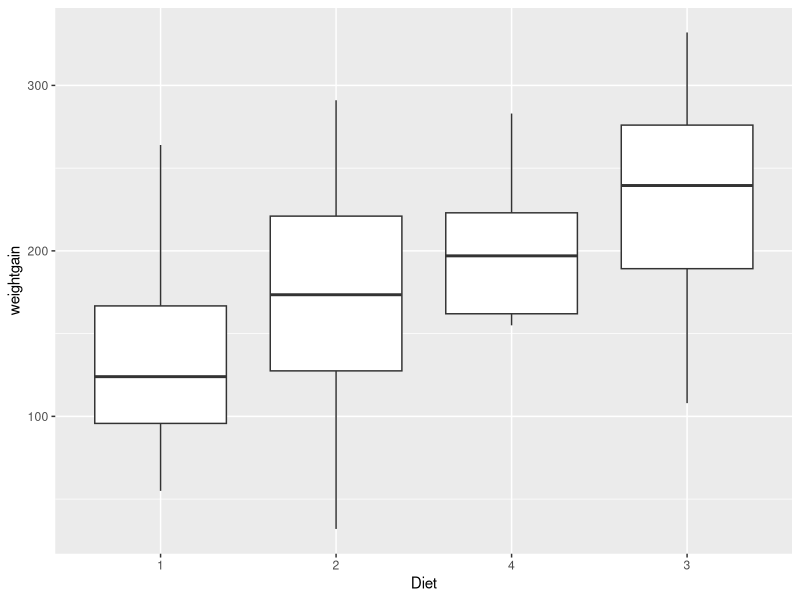
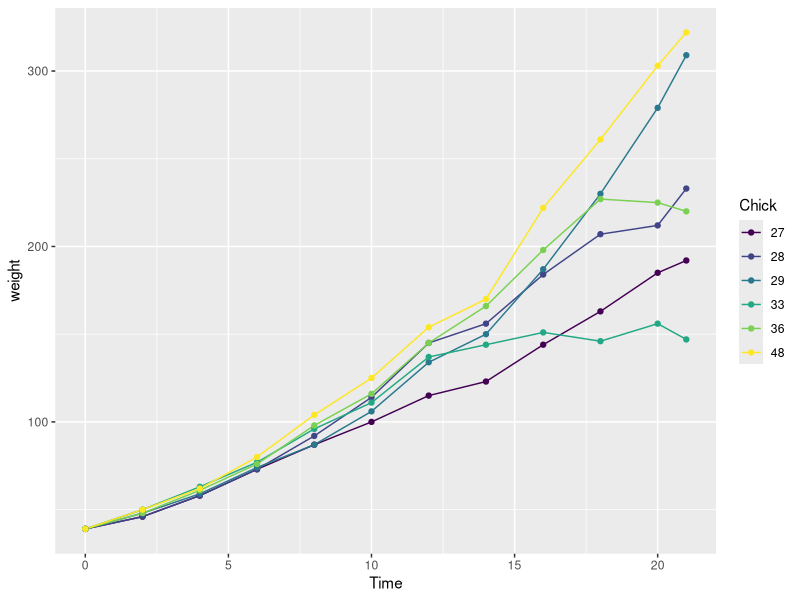
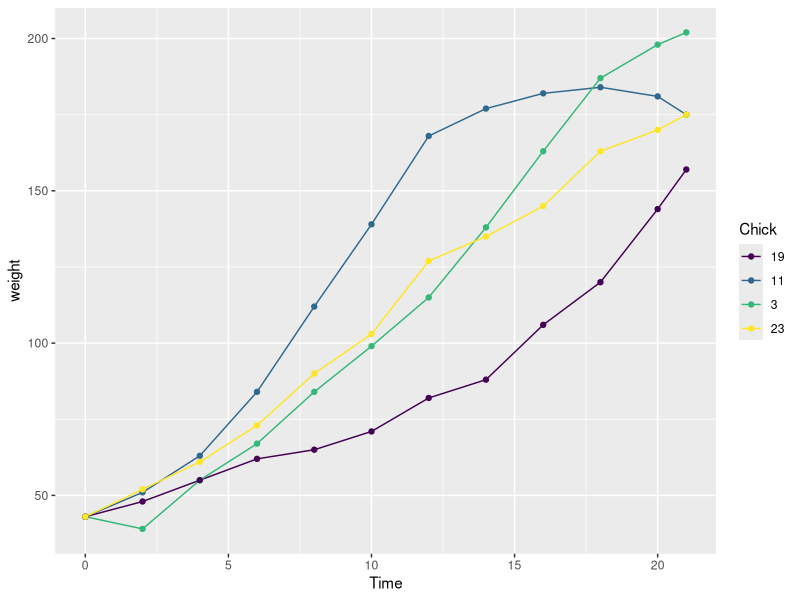
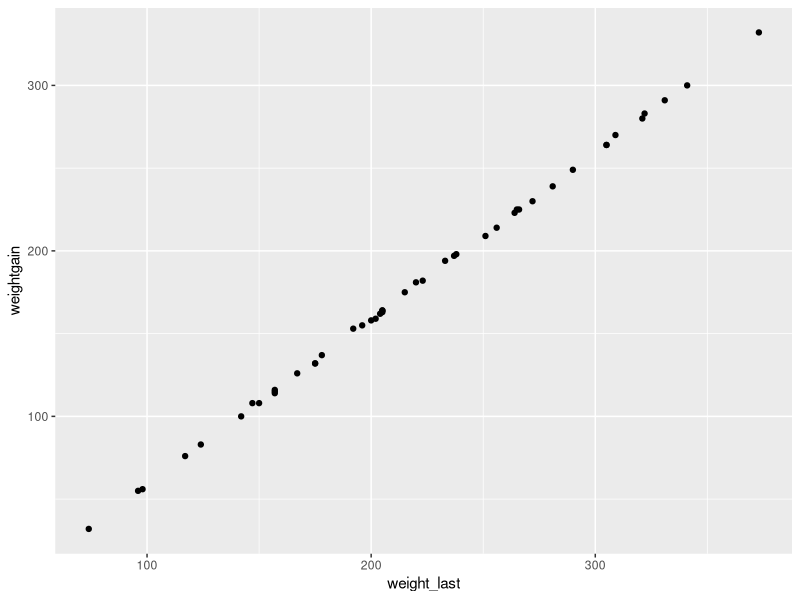

Here is the R script that generated these plots, in order:
## ---- chunk 1
knitr::opts_chunk$set(echo = TRUE)
## ---- chunk 2
library(dplyr)
library(ggplot2)
library(datasets)
## ---- chunk 3
weight0 <- ChickWeight %>%
 group_by(Diet) %>%
 summarize(Number = n(), meanweight = mean(weight, na.rm = TRUE), standard_deviation_weight = sd(weight, na.rm = TRUE))
weight0
## ---- chunk 4
complete <- ChickWeight %>%
 group_by(Chick) %>%
 summarize(Observations = n(), Diet = first(Diet), weight_first = first(weight), weight_last = last(weight))
complete <- subset(complete, Observations == 12)
head(complete, 3)
## ---- chunk 5
complete <- mutate(complete, weightgain = weight_last-weight_first)
head(complete, 3)
## ---- chunk 6
ggplot(complete, aes(x=Diet, y=weightgain)) + geom_boxplot() + scale_x_discrete(limits=c('1', '2', '4', '3'))
## ---- chunk 7
complete[order(-complete$weightgain),]
## ---- chunk 8
complete[order(complete$weightgain),]
## ---- chunk 9
complete[order(complete$weight_first),]

# Chicks 27, 28, 29, 33, 36, and 48 had the lowest weights at time 0.

ggplot(subset(ChickWeight, Chick == 27 | Chick == 28 | Chick == 29 | Chick == 33 | Chick == 36 | Chick == 48), aes(x = Time, y = weight, color = Chick)) + geom_line() + geom_point()
## ---- chunk 10
complete[order(-complete$weight_first),]

# Chicks 3, 11, 19, and 23 had the highest weights at time 0.

ggplot(subset(ChickWeight, Chick == 3 | Chick == 11 | Chick == 19 | Chick == 23), aes(x = Time, y = weight, color = Chick)) + geom_line() + geom_point()
## ---- chunk 11
ggplot(complete, aes(x=weight_last, y=weightgain)) + geom_point()

# There is an almost perfect correlation between the chicks final weights and their weight gain. This makes sense when you think about it, because the more weight they gain, the higher it will be, no matter what their starting weight will be.

complete[c(1,16),]
complete[c(17,26),]

# Even though chicks 13 and 7 had the same diets, # of observations, and first weights, chick 7 ended up gaining 209 more than chick 13. 

# For chicks 24 and 21, they both had the same diet (2), chick 24 started at weight 42 and chick 21 started at weight 40. Chick 21 ended up gaining 259 more than chick 24. That shows that starting weight doesn't mean much in the broad scope of the observations.
